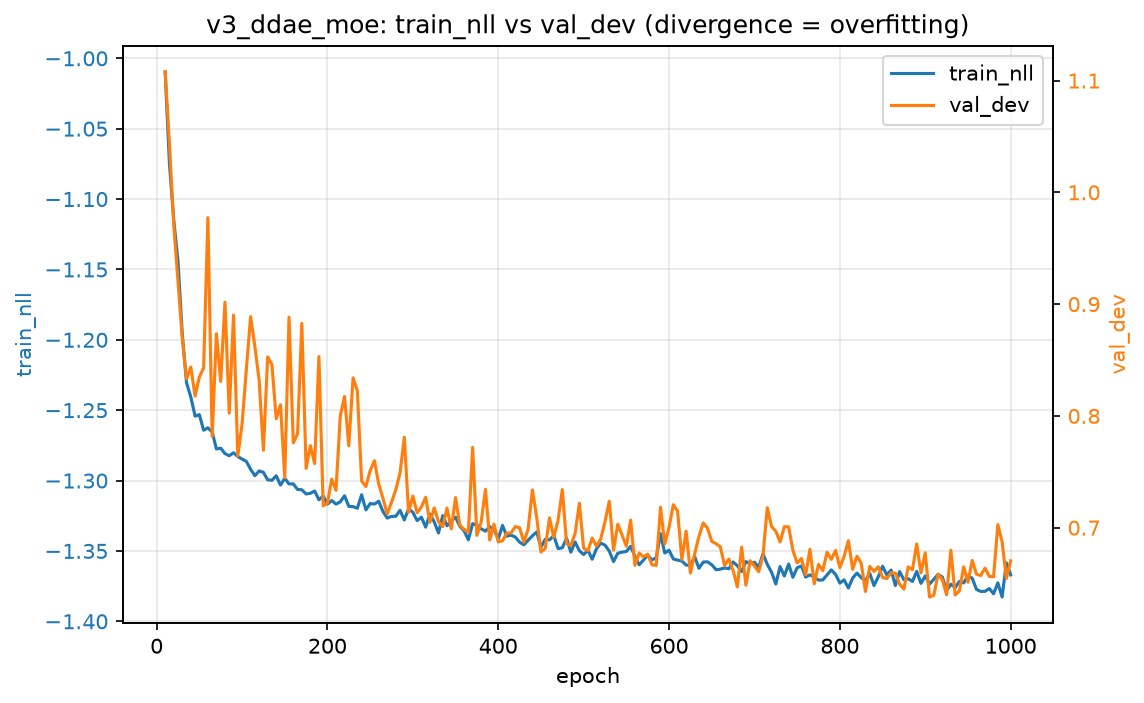

Here is the Python script that generated this plot:
import re
import os
import sys
import matplotlib.pyplot as plt

file = 'model/v3_ddae_moe/result/result.log'
MIN_EPOCH = 10

log = sys.argv[1] if len(sys.argv) > 1 else file

def parse_metrics(log_path):
    """
    傳入值: log_path (str) - result.log 檔案路徑
    return值: (epochs, train_nlls, val_devs) - 三個等長 list，
              分別為 epoch 數、對應的 train_nll、val_dev 數值
    """
    epochs = []
    train_nlls = []
    val_devs = []
    pattern = re.compile(
        r"epoch\s+(\d+)\s*\|.*?train_nll\s+([-\d.]+).*?val_dev\s+([-\d.]+)"
    )
    with open(log_path, "r") as f:
        for line in f:
            m = pattern.search(line)
            if m:
                epochs.append(int(m.group(1)))
                train_nlls.append(float(m.group(2)))
                val_devs.append(float(m.group(3)))
    return epochs, train_nlls, val_devs


def main():
    epochs, train_nlls, val_devs = parse_metrics(log)
    epochs, train_nlls, val_devs = zip(
        *[(e, t, v) for e, t, v in zip(epochs, train_nlls, val_devs) if e >= MIN_EPOCH]
    )

    fig, ax_nll = plt.subplots(figsize=(8, 5))
    ax_dev = ax_nll.twinx()

    l1, = ax_nll.plot(epochs, train_nlls, color="tab:blue", label="train_nll")
    l2, = ax_dev.plot(epochs, val_devs, color="tab:orange", label="val_dev")

    ax_nll.set_xlabel("epoch")
    ax_nll.set_ylabel("train_nll", color="tab:blue")
    ax_dev.set_ylabel("val_dev", color="tab:orange")
    ax_nll.tick_params(axis="y", labelcolor="tab:blue")
    ax_dev.tick_params(axis="y", labelcolor="tab:orange")

    version = os.path.basename(os.path.dirname(os.path.dirname(log)))
    ax_nll.set_title(f"{version}: train_nll vs val_dev (divergence = overfitting)")
    ax_nll.legend(handles=[l1, l2], loc="best")
    ax_nll.grid(True, alpha=0.3)

    name = "train_vs_val.png" if len(sys.argv) <= 1 else f"train_vs_val_{version}.png"
    out_path = os.path.join(os.path.dirname(__file__), name)
    fig.savefig(out_path, dpi=150, bbox_inches="tight")
    print(f"saved to {out_path}")


if __name__ == "__main__":
    main()
